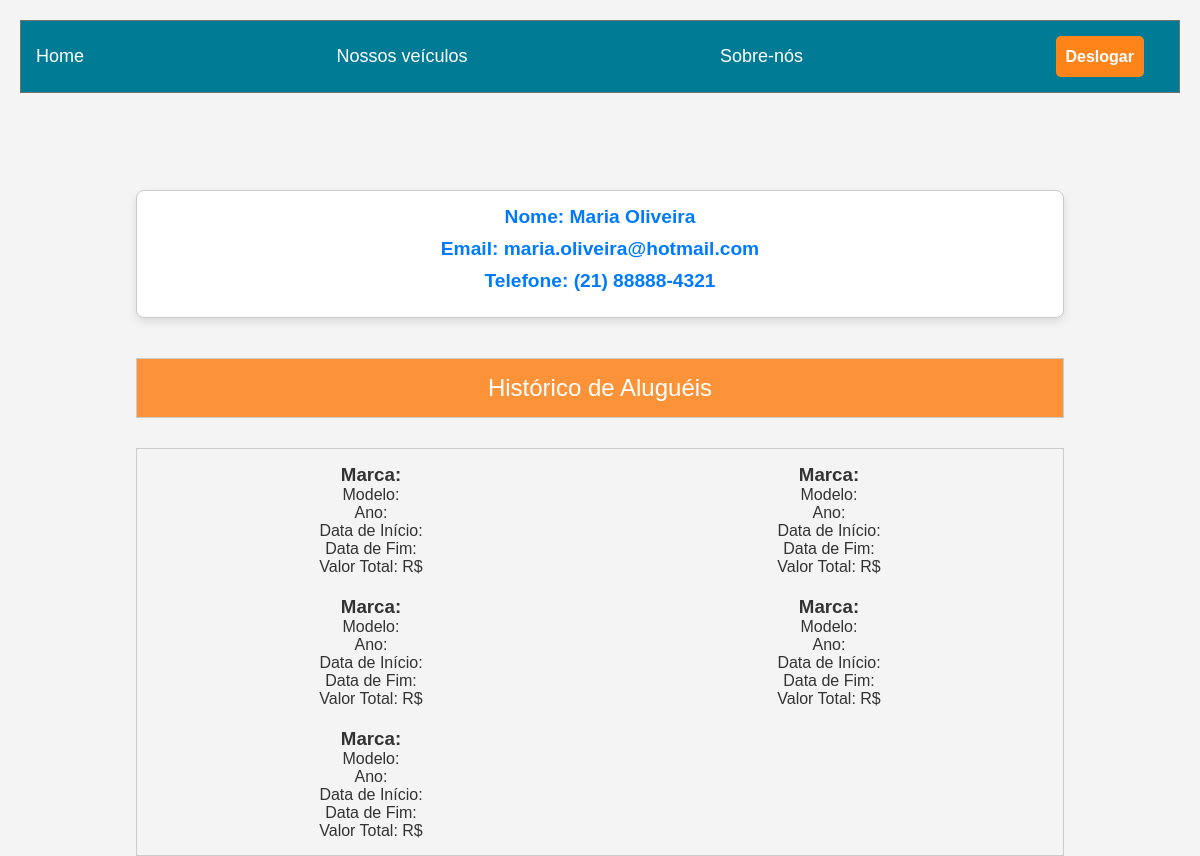
/public/user/showProfile (signed in), run on the app's committed database.
### tables this page shows
CREATE TABLE `clientes` (
  `id_cliente` int(11) NOT NULL,
  `nome` varchar(100) NOT NULL,
  `cpf` varchar(11) NOT NULL,
  `endereco` varchar(255) DEFAULT NULL,
  `telefone` varchar(15) DEFAULT NULL,
  `email` varchar(100) DEFAULT NULL
);

CREATE TABLE `locacoes` (
  `id_locacao` int(11) NOT NULL,
  `id_cliente` int(11) NOT NULL,
  `id_veiculo` int(11) NOT NULL,
  `data_inicio` date NOT NULL,
  `data_fim` date NOT NULL,
  `valor_total` decimal(10,2) NOT NULL
);

### app/controllers/UserController.php (called while the page is built, shortened)
<?php
require_once __DIR__ . '/../repositories/ClientRepository.php';
require_once __DIR__ . '/../repositories/CarRepository.php';
class UserController {
    private $clienteRepository;
    private $carRepository;
    public function __construct() {
        global $db_conection;
        $this->clienteRepository = new ClientRepository($db_conection);
        $this->carRepository = new CarRepository($db_conection);
    }
    public function showProfile() {
        $cliente = $this->clienteRepository->getClient($_SESSION['id_usuario']);
        $rentalHistory = $this->carRepository->getUserCars($_SESSION['id_usuario']);
        require '../app/views/perfil.php';
    }
}

### app/repositories/ClientRepository.php (called while the page is built, shortened)
<?php
class ClientRepository {
    private $data_provider;
    public function __construct($dataProvider) {
        $this->data_provider = $dataProvider;
    }
    public function getClient($id_cliente) {
        $sql = "SELECT * FROM clientes WHERE id_cliente = ?";
        $stmt = $this->data_provider->prepare($sql);
        $stmt->bind_param("i", $id_cliente);
        $stmt->execute();
        $result = $stmt->get_result();
        if ($result->num_rows > 0) {
            return $result->fetch_assoc();
        } else {
            throw new Exception("Cliente não encontrado.");
        }
    }
}

### app/repositories/CarRepository.php (called while the page is built, shortened)
<?php
class CarRepository{
    private $data_provider;
    public function __construct($dataProvider) {
        $this->data_provider = $dataProvider;
    }
    public function getUserCars($userId) {
        $sql = "SELECT * FROM locacoes WHERE id_cliente = ?";
        $stmt = $this->data_provider->prepare($sql);
        $stmt->bind_param("i", $userId);
        $stmt->execute();
        return $stmt->get_result()->fetch_all(MYSQLI_ASSOC);
    }
}

### app/views/perfil.php (the view, shortened to what this page needs)
<!DOCTYPE html>
<html lang="pt-BR">
<head>
    <link rel="stylesheet" href="../../public/assets/css/perfil.css">
</head>
<body>
    <div class="header">
        <div class="retangulo-azul">
            <a href="pagina_inicial.php"><div class="home">Home</div></a>
            <a href="BuscaCarros.php"><div class="nossos-veiculos">Nossos veículos</div></a>
            <a href="pagina_inicial.php"><div class="sobre-nos">Sobre-nós</div></a>
            <div class="retangulo-laranja">
            <form action="logout" method="post" style="margin: 0;">
    <button type="submit" style="background: none; border: none; color: white; font-size: 16px; cursor: pointer;">
        <strong>Deslogar</strong>
    </button>
</form>
            </div>
        </div>
    </div>
    <div class="container">
        <div id="info_cliente">
            <h2>Nome: <?= $cliente['nome'] ?></h2>
            <h2>Email: <?= $cliente['email'] ?></h2>
            <h2>Telefone: <?= $cliente['telefone'] ?></h2>
        </div>
        <div id="titulo_hist">Histórico de Aluguéis</div>
        <div id="dashboard_alugueis">
    <?php if (!empty($rentalHistory)): ?>
        <?php foreach ($rentalHistory as $rental): ?>
            <div class="rental-card">
                <h3>Marca:</h3>
                <p>Modelo: </p>
                <p>Ano: </p>
                <p>Data de Início: </p>
                <p>Data de Fim: </p>
                <p>Valor Total: R$ </p>
            </div>
        <?php endforeach; ?>
    <?php else: ?>
        <p>Nenhum histórico de aluguéis encontrado.</p>
    <?php endif; ?>
</div>
    </div>
</body>
</html>

### public/assets/css/perfil.css (style rules this page uses)
* { margin: 0; padding: 0; box-sizing: border-box; }
html, body { height: 100%; margin: 0; }
body { font-family: 'Arial', sans-serif; background-color: #f4f4f4; color: #333; }
.header { color: white; padding: 20px; text-align: center; height: 20vh; }
.container { padding: 20px; display: flex; flex-direction: column; align-items: center; height: 80vh; border-radius: 20%; }
.retangulo-azul { border: 1px solid #747171; background-color: #007b95; padding: 15px; display: flex; justify-content: space-between; align-items: center; }
.retangulo-azul div { color: white; font-size: 18px; margin-right: 20px; cursor: pointer; }
.retangulo-laranja { background-color: #ff851b; padding: 10px; border-radius: 5px; }
button { background-color: transparent; border: none; color: white; font-size: 16px; cursor: pointer; }
#info_cliente { background-color: #fff; border-radius: 8px; box-shadow: 0 4px 8px rgba(0, 0, 0, 0.1); margin: 10px auto; padding: 15px; border: 1px solid #ccc; width: 80%; text-align: center; }
#info_cliente h2 { font-size: 1.2rem; color: #007bff; margin-bottom: 10px; }
.retangulo-azul > a { text-decoration: none; }
#titulo_hist { margin: 10px 0; padding: 15px; border: 1px solid #ccc; width: 80%; text-align: center; margin: 30px 0; font-size: 1.5rem; color: #fff; background-color: #ff851bdc; }
#dashboard_alugueis { display: grid; grid-template-columns: repeat(auto-fill, minmax(300px, 1fr)); gap: 20px; margin: 10px 0; padding: 15px; border: 1px solid #ccc; width: 80%; text-align: center; margin: 0 auto; align-items: center; }

### data on the page
clientes: nome "Maria Oliveira", email "maria.oliveira@hotmail.com", telefone "(21) 88888-4321"
